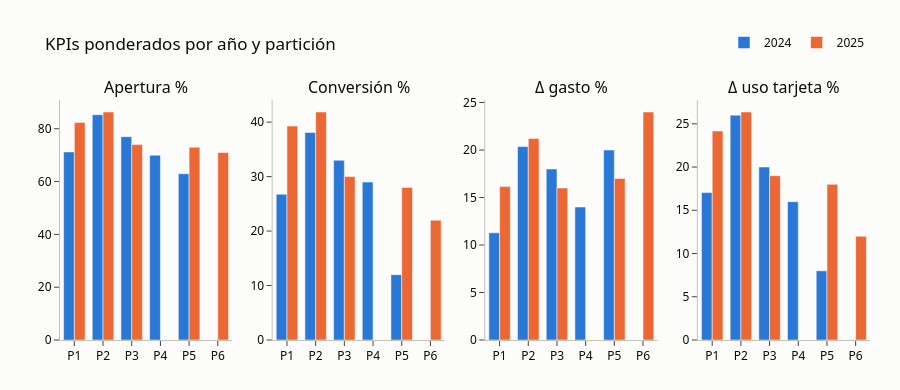

Notebook code for this chart:
### Code cell
# Evolución 2024 -> 2025 dentro de cada partición
anual = (campanas.groupby(["particion", "anio"]).apply(kpis_ponderados, include_groups=False)[KPI + ["campañas"]]
         .reset_index())
display(anual.pivot(index="particion", columns="anio", values=["campañas", "conversion_pct", "incremento_gasto_pct"]))

fig = make_subplots(rows=1, cols=4, subplot_titles=[KPI_LBL[k] for k in KPI], horizontal_spacing=0.05)
for j, anio in enumerate([2024, 2025]):
    d = anual[anual.anio == anio]
    for i, k in enumerate(KPI, start=1):
        fig.add_bar(x=d.particion, y=d[k], name=str(anio), marker_color=PAL[j], legendgroup=str(anio),
                    showlegend=(i == 1), hovertemplate="%{x} " + str(anio) + "<br>%{y:.1f}<extra></extra>",
                    row=1, col=i)
fig.update_layout(height=390, barmode="group", title="KPIs ponderados por año y partición",
                  margin=dict(t=100), legend=dict(orientation="h", y=1.3, x=1, xanchor="right"))
fig.show()

### Figure 1 — Plotly figure (JSON) as saved in the notebook; plotly's stock layout.template omitted (floating-point values rounded to 4 significant figures)
{"data": [{"hovertemplate": "%{x} 2024<br>%{y:.1f}<extra></extra>", "legendgroup": "2024", "marker": {"color": "#2a78d6"}, "name": "2024", "showlegend": true, "type": "bar", "x": ["P1", "P2", "P3", "P4", "P5"], "xaxis": "x", "y": [71.24, 85.32, 77.0, 70.0, 63.0], "yaxis": "y"}, {"hovertemplate": "%{x} 2024<br>%{y:.1f}<extra></extra>", "legendgroup": "2024", "marker": {"color": "#2a78d6"}, "name": "2024", "showlegend": false, "type": "bar", "x": ["P1", "P2", "P3", "P4", "P5"], "xaxis": "x2", "y": [26.76, 38.11, 33.0, 29.0, 12.0], "yaxis": "y2"}, {"hovertemplate": "%{x} 2024<br>%{y:.1f}<extra></extra>", "legendgroup": "2024", "marker": {"color": "#2a78d6"}, "name": "2024", "showlegend": false, "type": "bar", "x": ["P1", "P2", "P3", "P4", "P5"], "xaxis": "x3", "y": [11.28, 20.36, 18.0, 14.0, 20.0], "yaxis": "y3"}, {"hovertemplate": "%{x} 2024<br>%{y:.1f}<extra></extra>", "legendgroup": "2024", "marker": {"color": "#2a78d6"}, "name": "2024", "showlegend": false, "type": "bar", "x": ["P1", "P2", "P3", "P4", "P5"], "xaxis": "x4", "y": [17.05, 26.0, 20.0, 16.0, 8.0], "yaxis": "y4"}, {"hovertemplate": "%{x} 2025<br>%{y:.1f}<extra></extra>", "legendgroup": "2025", "marker": {"color": "#eb6834"}, "name": "2025", "showlegend": true, "type": "bar", "x": ["P1", "P2", "P3", "P5", "P6"], "xaxis": "x", "y": [82.42, 86.35, 74.0, 73.0, 71.0], "yaxis": "y"}, {"hovertemplate": "%{x} 2025<br>%{y:.1f}<extra></extra>", "legendgroup": "2025", "marker": {"color": "#eb6834"}, "name": "2025", "showlegend": false, "type": "bar", "x": ["P1", "P2", "P3", "P5", "P6"], "xaxis": "x2", "y": [39.28, 41.86, 30.0, 28.0, 22.0], "yaxis": "y2"}, {"hovertemplate": "%{x} 2025<br>%{y:.1f}<extra></extra>", "legendgroup": "2025", "marker": {"color": "#eb6834"}, "name": "2025", "showlegend": false, "type": "bar", "x": ["P1", "P2", "P3", "P5", "P6"], "xaxis": "x3", "y": [16.15, 21.21, 16.0, 17.0, 24.0], "yaxis": "y3"}, {"hovertemplate": "%{x} 2025<br>%{y:.1f}<extra></extra>", "legendgroup": "2025", "marker": {"color": "#eb6834"}, "name": "2025", "showlegend": false, "type": "bar", "x": ["P1", "P2", "P3", "P5", "P6"], "xaxis": "x4", "y": [24.16, 26.36, 19.0, 18.0, 12.0], "yaxis": "y4"}], "layout": {"annotations": [{"font": {"size": 16}, "showarrow": false, "text": "Apertura %", "x": 0.1062, "xanchor": "center", "xref": "paper", "y": 1.0, "yanchor": "bottom", "yref": "paper"}, {"font": {"size": 16}, "showarrow": false, "text": "Conversión %", "x": 0.3688, "xanchor": "center", "xref": "paper", "y": 1.0, "yanchor": "bottom", "yref": "paper"}, {"font": {"size": 16}, "showarrow": false, "text": "Δ gasto %", "x": 0.6313, "xanchor": "center", "xref": "paper", "y": 1.0, "yanchor": "bottom", "yref": "paper"}, {"font": {"size": 16}, "showarrow": false, "text": "Δ uso tarjeta %", "x": 0.8938, "xanchor": "center", "xref": "paper", "y": 1.0, "yanchor": "bottom", "yref": "paper"}], "barmode": "group", "height": 390, "legend": {"orientation": "h", "x": 1, "xanchor": "right", "y": 1.3}, "margin": {"t": 100}, "title": {"text": "KPIs ponderados por año y partición"}, "xaxis": {"anchor": "y", "domain": [0.0, 0.2125]}, "xaxis2": {"anchor": "y2", "domain": [0.2625, 0.475]}, "xaxis3": {"anchor": "y3", "domain": [0.525, 0.7375]}, "xaxis4": {"anchor": "y4", "domain": [0.7875, 1.0]}, "yaxis": {"anchor": "x", "domain": [0.0, 1.0]}, "yaxis2": {"anchor": "x2", "domain": [0.0, 1.0]}, "yaxis3": {"anchor": "x3", "domain": [0.0, 1.0]}, "yaxis4": {"anchor": "x4", "domain": [0.0, 1.0]}}}
